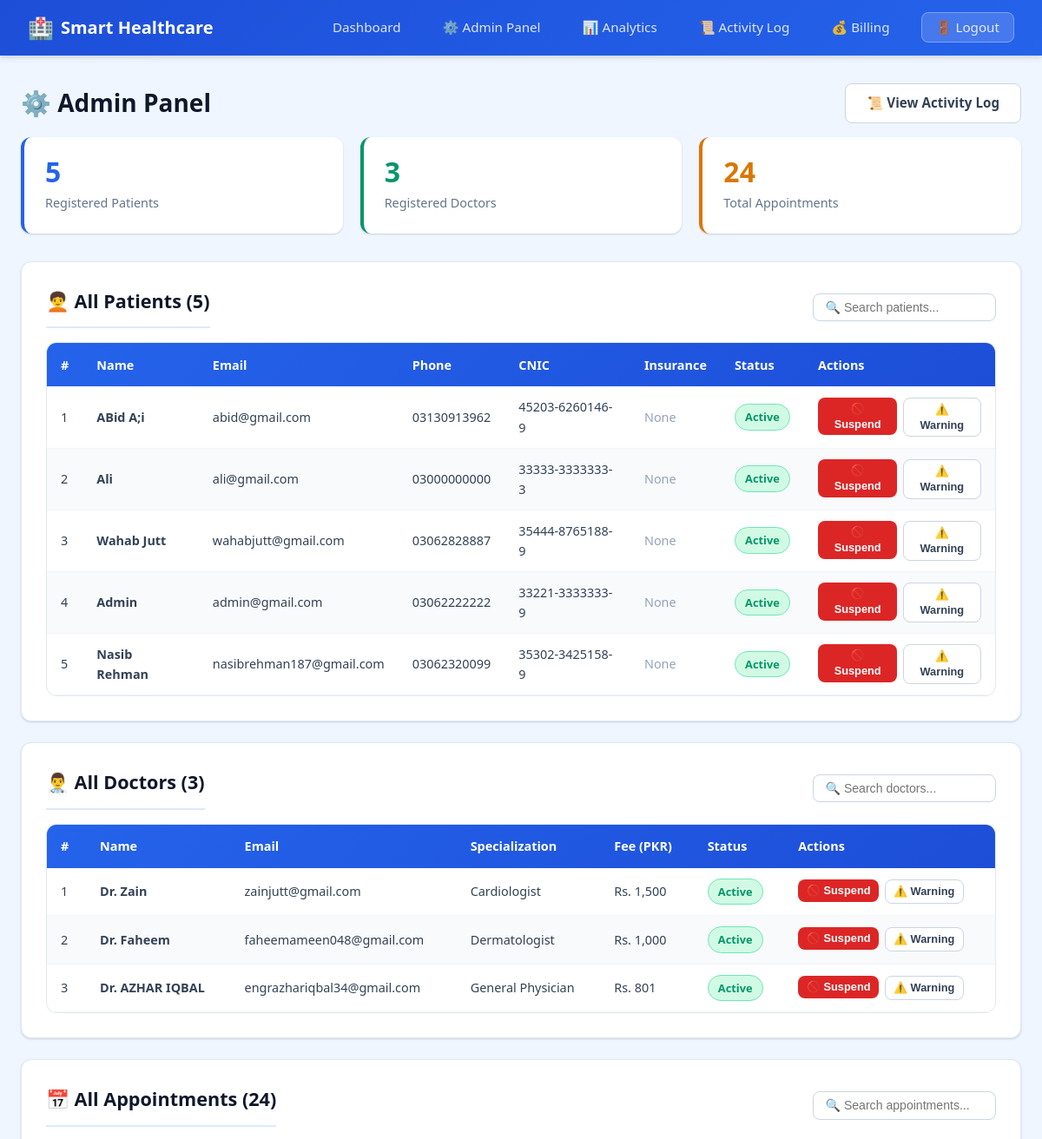
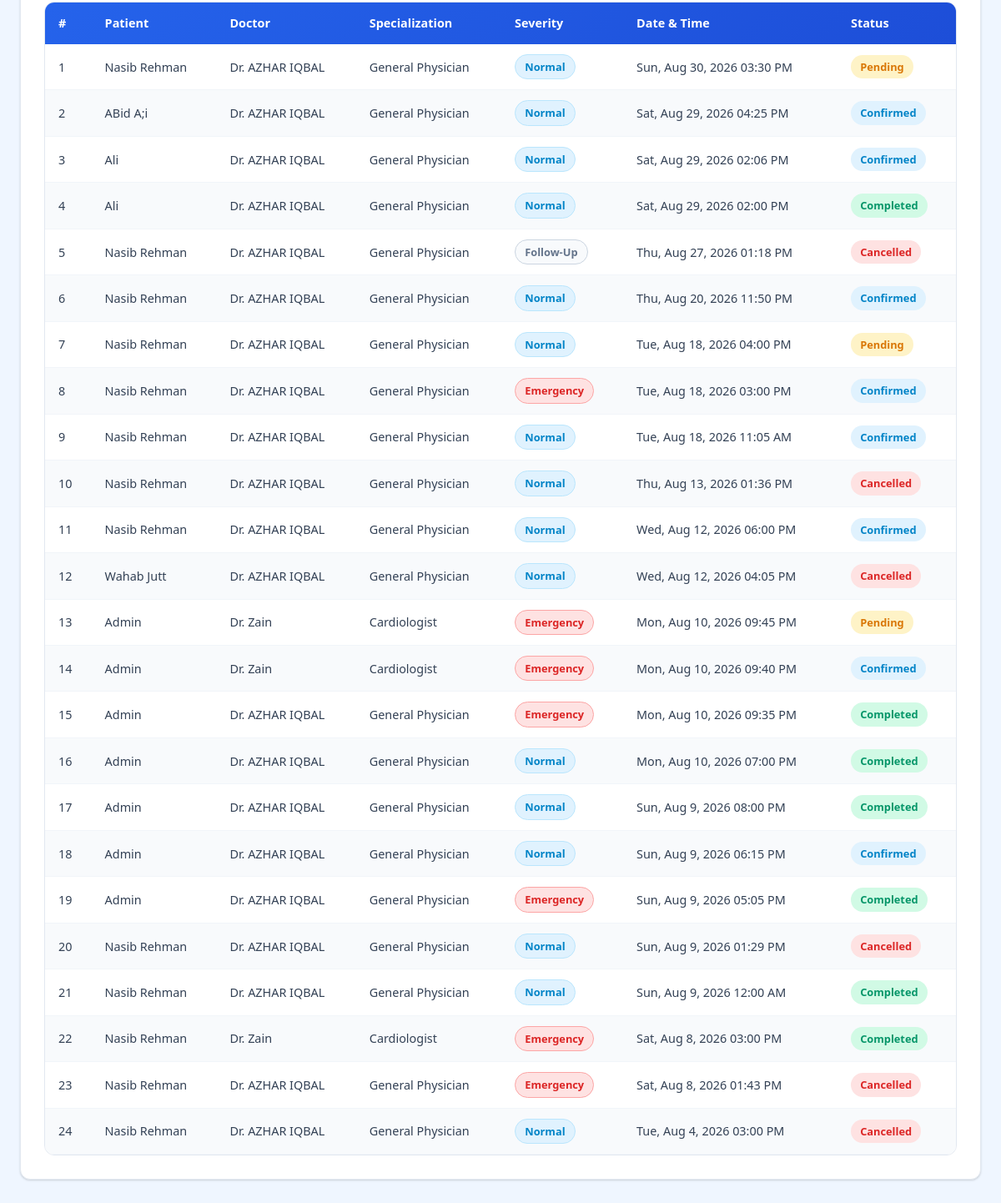
/healthcare/admin-panel.php (signed in), run on the app's committed database (2 pictures, top to bottom).
### tables this page shows
CREATE TABLE `patients` (
  `patient_id` int(11) NOT NULL AUTO_INCREMENT,
  `user_id` int(11) NOT NULL,
  `age` int(11) NOT NULL,
  `weight` decimal(5,2) NOT NULL,
  `cnic` varchar(15) NOT NULL,
  `insurance_number` varchar(50) DEFAULT NULL,
  PRIMARY KEY (`patient_id`),
  KEY `user_id` (`user_id`),
  CONSTRAINT `patients_ibfk_1` FOREIGN KEY (`user_id`) REFERENCES `users` (`user_id`) ON DELETE CASCADE
);

CREATE TABLE `users` (
  `user_id` int(11) NOT NULL AUTO_INCREMENT,
  `full_name` varchar(100) NOT NULL,
  `email` varchar(100) NOT NULL,
  `password` varchar(255) NOT NULL,
  `role` enum('patient','doctor','admin') NOT NULL,
  `phone` varchar(20) NOT NULL,
  `created_at` timestamp NOT NULL DEFAULT current_timestamp(),
  `status` enum('active','suspended') DEFAULT 'active',
  PRIMARY KEY (`user_id`),
  UNIQUE KEY `email` (`email`)
);

CREATE TABLE `doctors` (
  `doctor_id` int(11) NOT NULL AUTO_INCREMENT,
  `user_id` int(11) NOT NULL,
  `specialization` varchar(100) NOT NULL,
  `clinic_address` varchar(255) DEFAULT NULL,
  `city` varchar(100) DEFAULT NULL,
  `available_from` time DEFAULT '09:00:00',
  `available_to` time DEFAULT '17:00:00',
  `consultation_fee` decimal(10,2) DEFAULT 500.00,
  PRIMARY KEY (`doctor_id`),
  KEY `user_id` (`user_id`),
  CONSTRAINT `doctors_ibfk_1` FOREIGN KEY (`user_id`) REFERENCES `users` (`user_id`) ON DELETE CASCADE
);

CREATE TABLE `appointments` (
  `appointment_id` int(11) NOT NULL AUTO_INCREMENT,
  `patient_id` int(11) NOT NULL,
  `doctor_id` int(11) NOT NULL,
  `severity_level` enum('Emergency','Normal','Follow-up') NOT NULL,
  `appointment_time` datetime NOT NULL,
  `status` enum('Pending','Confirmed','Completed','Cancelled') DEFAULT 'Pending',
  `created_at` timestamp NOT NULL DEFAULT current_timestamp(),
  `symptoms_selected` varchar(500) DEFAULT NULL,
  `diagnosed_disease` varchar(100) DEFAULT NULL,
  `symptoms_text` text DEFAULT NULL,
  PRIMARY KEY (`appointment_id`),
  KEY `patient_id` (`patient_id`),
  KEY `doctor_id` (`doctor_id`),
  CONSTRAINT `appointments_ibfk_1` FOREIGN KEY (`patient_id`) REFERENCES `patients` (`patient_id`) ON DELETE CASCADE,
  CONSTRAINT `appointments_ibfk_2` FOREIGN KEY (`doctor_id`) REFERENCES `doctors` (`doctor_id`) ON DELETE CASCADE
);

### healthcare/admin-panel.php (the view, shortened to what this page needs)
<?php
require 'db.php';
$patients = $conn->query(
    "SELECT p.patient_id, p.user_id, p.age, p.weight, p.cnic, p.insurance_number,
            u.full_name, u.email, u.phone, u.status, u.created_at
     FROM patients p
     JOIN users u ON p.user_id = u.user_id
     ORDER BY p.patient_id DESC"
);
$doctors = $conn->query(
    "SELECT d.doctor_id, d.user_id, d.specialization, d.clinic_address, d.city, d.consultation_fee,
            d.available_from, d.available_to,
            u.full_name, u.email, u.phone, u.status, u.created_at
     FROM doctors d
     JOIN users u ON d.user_id = u.user_id
     ORDER BY d.doctor_id DESC"
);
$appointments = $conn->query(
    "SELECT a.appointment_id, a.severity_level, a.appointment_time, a.status, a.created_at,
            u_p.full_name AS patient_name,
            u_d.full_name AS doctor_name, d.specialization
     FROM appointments a
     JOIN patients p ON a.patient_id = p.patient_id
     JOIN users u_p ON p.user_id = u_p.user_id
     JOIN doctors d ON a.doctor_id = d.doctor_id
     JOIN users u_d ON d.user_id = u_d.user_id
     ORDER BY a.appointment_time DESC"
);
$total_patients     = $patients->num_rows;
$total_doctors      = $doctors->num_rows;
$total_appointments = $appointments->num_rows;
?>
<!DOCTYPE html>
<html lang="en">
<head>
    <link rel="stylesheet" href="style.css">
</head>
<body>
<nav class="navbar">
    <div class="navbar-brand">
        <span class="icon">🏥</span> Smart Healthcare
    </div>
    <ul class="navbar-links">
        <li><a href="dashboard.php">Dashboard</a></li>
        <li><a href="admin-panel.php">⚙️ Admin Panel</a></li>
        <li><a href="analytics.php">📊 Analytics</a></li>
        <li><a href="activity-log.php">📜 Activity Log</a></li>
        <li><a href="billing.php">💰 Billing</a></li>
        <li><a href="logout.php" class="btn-logout">🚪 Logout</a></li>
    </ul>
</nav>
<div class="container">
    <div class="flex-between" style="margin-bottom: 1rem;">
        <h1 class="page-title" style="margin-bottom: 0;">⚙️ Admin Panel</h1>
        <a href="activity-log.php" class="btn btn-secondary">📜 View Activity Log</a>
    </div>
    <div class="stats-grid">
        <div class="stat-card">
            <div class="stat-number"><?php echo $total_patients; ?></div>
            <div class="stat-label">Registered Patients</div>
        </div>
        <div class="stat-card green">
            <div class="stat-number"><?php echo $total_doctors; ?></div>
            <div class="stat-label">Registered Doctors</div>
        </div>
        <div class="stat-card warning">
            <div class="stat-number"><?php echo $total_appointments; ?></div>
            <div class="stat-label">Total Appointments</div>
        </div>
    </div>
    <div class="card">
        <div class="flex-between" style="margin-bottom: 1rem; align-items: center;">
            <div class="card-header" style="margin-bottom: 0;">🧑‍🦱 All Patients (<?php echo $total_patients; ?>)</div>
            <?php if ($total_patients > 0): ?>
                <input type="text" placeholder="🔍 Search patients..."
                       onkeyup="filterTable(this, 'patientsTable')"
                       style="max-width: 250px; padding: 0.45rem 0.85rem; font-size: 0.88rem; border-radius: var(--radius); border: 1.5px solid var(--gray-300);">
            <?php endif; ?>
        </div>
        <?php if ($total_patients > 0): ?>
            <div class="table-responsive">
                <table id="patientsTable">
                    <thead>
                        <tr>
                            <th>#</th>
                            <th>Name</th>
                            <th>Email</th>
                            <th>Phone</th>
                            <th>CNIC</th>
                            <th>Insurance</th>
                            <th>Status</th>
                            <th>Actions</th>
                        </tr>
                    </thead>
                    <tbody>
                        <?php
                        $count = 1;
                        while ($p = $patients->fetch_assoc()):
                            $is_suspended = ($p['status'] === 'suspended');
                        ?>
                            <tr>
                                <td><?php echo $count++; ?></td>
                                <td><strong><?php echo htmlspecialchars($p['full_name']); ?></strong></td>
                                <td><?php echo htmlspecialchars($p['email']); ?></td>
                                <td><?php echo htmlspecialchars($p['phone']); ?></td>
                                <td><?php echo htmlspecialchars($p['cnic']); ?></td>
                                <td>
                                    <?php if (!empty($p['insurance_number'])): ?>
                                        <span style="color: #059669;">🛡️ Insured</span>
                                    <?php else: ?>
                                        <span style="color: #94a3b8;">None</span>
                                    <?php endif; ?>
                                </td>
                                <td>
                                    <span class="badge <?php echo $is_suspended ? 'badge-red' : 'badge-green'; ?>">
                                        <?php echo $is_suspended ? 'Suspended' : 'Active'; ?>
                                    </span>
                                </td>
                                <td>
                                    <div style="display: flex; gap: 0.4rem;">
                                        <form method="POST" action="" style="margin:0;"
                                              onsubmit="return confirm('Are you sure you want to <?php echo $is_suspended ? 'reactivate' : 'suspend'; ?> this patient?');">
                                            <button type="submit" class="btn <?php echo $is_suspended ? 'btn-primary' : 'btn-danger'; ?>"
                                                    style="padding: 0.25rem 0.6rem; font-size: 0.8rem;">
                                                <?php echo $is_suspended ? '✅ Reactivate' : '🚫 Suspend'; ?>
                                            </button>
                                        </form>
                                        <button type="button" class="btn btn-secondary"
                                                onclick="openWarningModal(<?php echo $p['user_id']; ?>, '<?php echo htmlspecialchars(addslashes($p['full_name'])); ?>')"
                                                style="padding: 0.25rem 0.6rem; font-size: 0.8rem;">
                                            ⚠️ Warning
                                        </button>
                                    </div>
                                </td>
                            </tr>
                        <?php endwhile; ?>
                    </tbody>
                </table>
            </div>
        <?php else: ?>
            <p style="color: #64748b; text-align: center; padding: 2.5rem;">No patients found yet.</p>
        <?php endif; ?>
    </div>
    <div class="card">
        <div class="flex-between" style="margin-bottom: 1rem; align-items: center;">
            <div class="card-header" style="margin-bottom: 0;">👨‍⚕️ All Doctors (<?php echo $total_doctors; ?>)</div>
            <?php if ($total_doctors > 0): ?>
                <input type="text" placeholder="🔍 Search doctors..."
                       onkeyup="filterTable(this, 'doctorsTable')"
                       style="max-width: 250px; padding: 0.45rem 0.85rem; font-size: 0.88rem; border-radius: var(--radius); border: 1.5px solid var(--gray-300);">
            <?php endif; ?>
        </div>
        <?php if ($total_doctors > 0): ?>
            <div class="table-responsive">
                <table id="doctorsTable">
                    <thead>
                        <tr>
                            <th>#</th>
                            <th>Name</th>
                            <th>Email</th>
                            <th>Specialization</th>
                            <th>Fee (PKR)</th>
                            <th>Status</th>
                            <th>Actions</th>
                        </tr>
                    </thead>
                    <tbody>
                        <?php
                        $count = 1;
                        while ($d = $doctors->fetch_assoc()):
                            $is_suspended = ($d['status'] === 'suspended');
                        ?>
                            <tr>
                                <td><?php echo $count++; ?></td>
                                <td><strong>Dr. <?php echo htmlspecialchars($d['full_name']); ?></strong></td>
                                <td><?php echo htmlspecialchars($d['email']); ?></td>
                                <td><?php echo htmlspecialchars($d['specialization']); ?></td>
                                <td>Rs. <?php echo number_format($d['consultation_fee']); ?></td>
                                <td>
                                    <span class="badge <?php echo $is_suspended ? 'badge-red' : 'badge-green'; ?>">
                                        <?php echo $is_suspended ? 'Suspended' : 'Active'; ?>
                                    </span>
                                </td>
                                <td>
                                    <div style="display: flex; gap: 0.4rem;">
                                        <form method="POST" action="" style="margin:0;"
                                              onsubmit="return confirm('Are you sure you want to <?php echo $is_suspended ? 'reactivate' : 'suspend'; ?> this doctor?');">
                                            <button type="submit" class="btn <?php echo $is_suspended ? 'btn-primary' : 'btn-danger'; ?>"
                                                    style="padding: 0.25rem 0.6rem; font-size: 0.8rem;">
                                                <?php echo $is_suspended ? '✅ Reactivate' : '🚫 Suspend'; ?>
                                            </button>
                                        </form>
                                        <button type="button" class="btn btn-secondary"
                                                onclick="openWarningModal(<?php echo $d['user_id']; ?>, 'Dr. <?php echo htmlspecialchars(addslashes($d['full_name'])); ?>')"
                                                style="padding: 0.25rem 0.6rem; font-size: 0.8rem;">
                                            ⚠️ Warning
                                        </button>
                                    </div>
                                </td>
                            </tr>
                        <?php endwhile; ?>
                    </tbody>
                </table>
            </div>
        <?php else: ?>
            <p style="color: #64748b; text-align: center; padding: 2.5rem;">No doctors found yet.</p>
        <?php endif; ?>
    </div>
    <div class="card">
        <div class="flex-between" style="margin-bottom: 1rem; align-items: center;">
            <div class="card-header" style="margin-bottom: 0;">📅 All Appointments (<?php echo $total_appointments; ?>)</div>
            <?php if ($total_appointments > 0): ?>
                <input type="text" placeholder="🔍 Search appointments..."
                       onkeyup="filterTable(this, 'appointmentsTable')"
                       style="max-width: 250px; padding: 0.45rem 0.85rem; font-size: 0.88rem; border-radius: var(--radius); border: 1.5px solid var(--gray-300);">
            <?php endif; ?>
        </div>
        <?php if ($total_appointments > 0): ?>
            <div class="table-responsive">
                <table id="appointmentsTable">
                    <thead>
                        <tr>
                            <th>#</th>
                            <th>Patient</th>
                            <th>Doctor</th>
                            <th>Specialization</th>
                            <th>Severity</th>
                            <th>Date & Time</th>
                            <th>Status</th>
                        </tr>
                    </thead>
                    <tbody>
                        <?php
                        $count = 1;
                        while ($a = $appointments->fetch_assoc()):
                        ?>
                            <tr>
                                <td><?php echo $count++; ?></td>
                                <td><?php echo htmlspecialchars($a['patient_name']); ?></td>
                                <td>Dr. <?php echo htmlspecialchars($a['doctor_name']); ?></td>
                                <td><?php echo htmlspecialchars($a['specialization']); ?></td>
                                <td>
                                    <?php
                                    $sev = $a['severity_level'];
                                    $sev_class = 'badge-blue';
                                    if ($sev === 'Emergency') $sev_class = 'badge-red';
                                    elseif ($sev === 'Follow-up') $sev_class = 'badge-grey';
                                    ?>
                                    <span class="badge <?php echo $sev_class; ?>">
                                        <?php echo htmlspecialchars($sev); ?>
                                    </span>
                                </td>
                                <td><?php echo date('D, M j, Y h:i A', strtotime($a['appointment_time'])); ?></td>
                                <td>
                                    <span class="badge badge-<?php echo strtolower($a['status']); ?>">
                                        <?php echo htmlspecialchars($a['status']); ?>
                                    </span>
                                </td>
                            </tr>
                        <?php endwhile; ?>
                    </tbody>
                </table>
            </div>
        <?php else: ?>
            <p style="color: #64748b; text-align: center; padding: 2.5rem;">No appointments found yet.</p>
        <?php endif; ?>
    </div>
</div>
<?php require_once 'footer.php'; ?>

### healthcare/footer.php (shortened to what this page needs)
</body>
</html>

### data on the page
patients: user.full_name "ABid A;i", user.email "abid@gmail.com", user.phone "03130913962", cnic "45203-6260146-9", shows "None"
patients: user.full_name "Ali", user.email "ali@gmail.com", user.phone "03000000000", cnic "33333-3333333-3", shows "None"
patients: user.full_name "Wahab Jutt", user.email "wahabjutt@gmail.com", user.phone "03062828887", cnic "35444-8765188-9", shows "None"
patients: user.full_name "Admin", user.email "admin@gmail.com", user.phone "03062222222", cnic "33221-3333333-9", shows "None"
patients: user.full_name "Nasib Rehman", user.email "nasibrehman187@gmail.com", user.phone "03062320099", cnic "35302-3425158-9", shows "None"
doctors: user.full_name "Zain", user.email "zainjutt@gmail.com", specialization "Cardiologist", consultation_fee "1,500"
doctors: user.full_name "Faheem", user.email "faheemameen048@gmail.com", specialization "Dermatologist", consultation_fee "1,000"
doctors: user.full_name "AZHAR IQBAL", user.email "engrazhariqbal34@gmail.com", specialization "General Physician", consultation_fee "801"
appointments: users.full_name "Nasib Rehman", users.full_name "AZHAR IQBAL", doctor.specialization "General Physician", severity_level "Normal", appointment_time "Sun, Aug 30, 2026 03:30 PM", status "Pending"
appointments: users.full_name "ABid A;i", users.full_name "AZHAR IQBAL", doctor.specialization "General Physician", severity_level "Normal", appointment_time "Sat, Aug 29, 2026 04:25 PM", status "Confirmed"
appointments: users.full_name "Ali", users.full_name "AZHAR IQBAL", doctor.specialization "General Physician", severity_level "Normal", appointment_time "Sat, Aug 29, 2026 02:06 PM", status "Confirmed"
appointments: users.full_name "Ali", users.full_name "AZHAR IQBAL", doctor.specialization "General Physician", severity_level "Normal", appointment_time "Sat, Aug 29, 2026 02:00 PM", status "Completed"
appointments: users.full_name "Nasib Rehman", users.full_name "AZHAR IQBAL", doctor.specialization "General Physician", severity_level "Follow-Up", appointment_time "Thu, Aug 27, 2026 01:18 PM", status "Cancelled"
appointments: users.full_name "Nasib Rehman", users.full_name "AZHAR IQBAL", doctor.specialization "General Physician", severity_level "Normal", appointment_time "Thu, Aug 20, 2026 11:50 PM", status "Confirmed"
appointments: users.full_name "Nasib Rehman", users.full_name "AZHAR IQBAL", doctor.specialization "General Physician", severity_level "Normal", appointment_time "Tue, Aug 18, 2026 04:00 PM", status "Pending"
appointments: users.full_name "Nasib Rehman", users.full_name "AZHAR IQBAL", doctor.specialization "General Physician", severity_level "Emergency", appointment_time "Tue, Aug 18, 2026 03:00 PM", status "Confirmed"
appointments: users.full_name "Nasib Rehman", users.full_name "AZHAR IQBAL", doctor.specialization "General Physician", severity_level "Normal", appointment_time "Tue, Aug 18, 2026 11:05 AM", status "Confirmed"
appointments: users.full_name "Nasib Rehman", users.full_name "AZHAR IQBAL", doctor.specialization "General Physician", severity_level "Normal", appointment_time "Thu, Aug 13, 2026 01:36 PM", status "Cancelled"
appointments: users.full_name "Nasib Rehman", users.full_name "AZHAR IQBAL", doctor.specialization "General Physician", severity_level "Normal", appointment_time "Wed, Aug 12, 2026 06:00 PM", status "Confirmed"
appointments: users.full_name "Wahab Jutt", users.full_name "AZHAR IQBAL", doctor.specialization "General Physician", severity_level "Normal", appointment_time "Wed, Aug 12, 2026 04:05 PM", status "Cancelled"
appointments: users.full_name "Admin", users.full_name "Zain", doctor.specialization "Cardiologist", severity_level "Emergency", appointment_time "Mon, Aug 10, 2026 09:45 PM", status "Pending"
appointments: users.full_name "Admin", users.full_name "Zain", doctor.specialization "Cardiologist", severity_level "Emergency", appointment_time "Mon, Aug 10, 2026 09:40 PM", status "Confirmed"
appointments: users.full_name "Admin", users.full_name "AZHAR IQBAL", doctor.specialization "General Physician", severity_level "Emergency", appointment_time "Mon, Aug 10, 2026 09:35 PM", status "Completed"
appointments: users.full_name "Admin", users.full_name "AZHAR IQBAL", doctor.specialization "General Physician", severity_level "Normal", appointment_time "Mon, Aug 10, 2026 07:00 PM", status "Completed"
appointments: users.full_name "Admin", users.full_name "AZHAR IQBAL", doctor.specialization "General Physician", severity_level "Normal", appointment_time "Sun, Aug 9, 2026 08:00 PM", status "Completed"
appointments: users.full_name "Admin", users.full_name "AZHAR IQBAL", doctor.specialization "General Physician", severity_level "Normal", appointment_time "Sun, Aug 9, 2026 06:15 PM", status "Confirmed"
appointments: users.full_name "Admin", users.full_name "AZHAR IQBAL", doctor.specialization "General Physician", severity_level "Emergency", appointment_time "Sun, Aug 9, 2026 05:05 PM", status "Completed"
appointments: users.full_name "Nasib Rehman", users.full_name "AZHAR IQBAL", doctor.specialization "General Physician", severity_level "Normal", appointment_time "Sun, Aug 9, 2026 01:29 PM", status "Cancelled"
appointments: users.full_name "Nasib Rehman", users.full_name "AZHAR IQBAL", doctor.specialization "General Physician", severity_level "Normal", appointment_time "Sun, Aug 9, 2026 12:00 AM", status "Completed"
appointments: users.full_name "Nasib Rehman", users.full_name "Zain", doctor.specialization "Cardiologist", severity_level "Emergency", appointment_time "Sat, Aug 8, 2026 03:00 PM", status "Completed"
appointments: users.full_name "Nasib Rehman", users.full_name "AZHAR IQBAL", doctor.specialization "General Physician", severity_level "Emergency", appointment_time "Sat, Aug 8, 2026 01:43 PM", status "Cancelled"
appointments: users.full_name "Nasib Rehman", users.full_name "AZHAR IQBAL", doctor.specialization "General Physician", severity_level "Normal", appointment_time "Tue, Aug 4, 2026 03:00 PM", status "Cancelled"

### other printed values
$total_patients "5"
$total_doctors "3"
$total_appointments "24"
